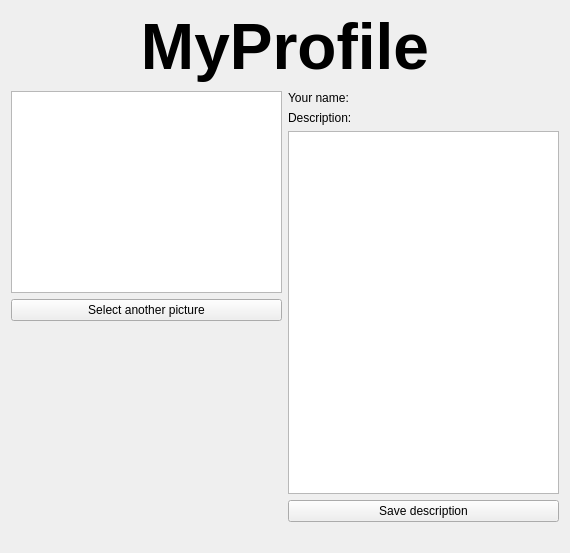
<?xml version="1.0" encoding="UTF-8"?>
<ui version="4.0">
 <class>ProfileGUI</class>
 <widget class="QWidget" name="ProfileGUI">
  <property name="geometry">
   <rect>
    <x>0</x>
    <y>0</y>
    <width>570</width>
    <height>553</height>
   </rect>
  </property>
  <property name="windowTitle">
   <string>Form</string>
  </property>
  <layout class="QGridLayout" name="gridLayout_2">
   <item row="0" column="0">
    <layout class="QGridLayout" name="gridLayout">
     <item row="1" column="1">
      <layout class="QVBoxLayout" name="verticalLayout_2">
       <item>
        <widget class="QLabel" name="username">
         <property name="text">
          <string>Your name:</string>
         </property>
        </widget>
       </item>
       <item>
        <widget class="QLabel" name="label_3">
         <property name="text">
          <string>Description:</string>
         </property>
        </widget>
       </item>
       <item>
        <widget class="QTextEdit" name="descriptionBox"/>
       </item>
       <item>
        <widget class="QPushButton" name="saveDescription">
         <property name="text">
          <string>Save description</string>
         </property>
        </widget>
       </item>
      </layout>
     </item>
     <item row="1" column="0">
      <layout class="QVBoxLayout" name="verticalLayout">
       <item>
        <widget class="QGraphicsView" name="photo"/>
       </item>
       <item>
        <widget class="QPushButton" name="selectPicture">
         <property name="text">
          <string>Select another picture</string>
         </property>
        </widget>
       </item>
       <item>
        <spacer name="verticalSpacer">
         <property name="orientation">
          <enum>Qt::Vertical</enum>
         </property>
         <property name="sizeHint" stdset="0">
          <size>
           <width>20</width>
           <height>40</height>
          </size>
         </property>
        </spacer>
       </item>
      </layout>
     </item>
     <item row="0" column="0" colspan="2">
      <widget class="QLabel" name="label">
       <property name="font">
        <font>
         <pointsize>22</pointsize>
        </font>
       </property>
       <property name="text">
        <string>&lt;html&gt;&lt;head/&gt;&lt;body&gt;&lt;p align=&quot;center&quot;&gt;&lt;span style=&quot; font-size:48pt; font-weight:600;&quot;&gt;My&lt;/span&gt;&lt;span style=&quot; font-weight:600;&quot;/&gt;&lt;img src=&quot;:/smallrocket.png&quot;/&gt;&lt;span style=&quot; font-size:48pt; font-weight:600;&quot;&gt;Profile&lt;/span&gt;&lt;/p&gt;&lt;/body&gt;&lt;/html&gt;</string>
       </property>
       <property name="textFormat">
        <enum>Qt::RichText</enum>
       </property>
      </widget>
     </item>
    </layout>
   </item>
   <item row="1" column="0">
    <widget class="QLabel" name="message">
     <property name="text">
      <string/>
     </property>
    </widget>
   </item>
  </layout>
 </widget>
 <resources/>
 <connections/>
</ui>
